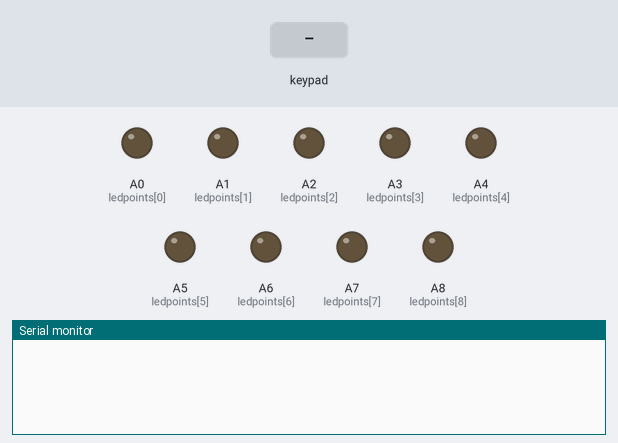
A sketch run on a simulated Arduino Mega 2560, built with avr-gcc and run on an emulated ATmega2560. On the bench: output pins drawn as LEDs (lit = HIGH), the last lines printed to the serial monitor. Inputs (shaded band) come from the test bench.

Above: at 1.2 s.
1.3 s: key '7' pressed
At 1.8 s:
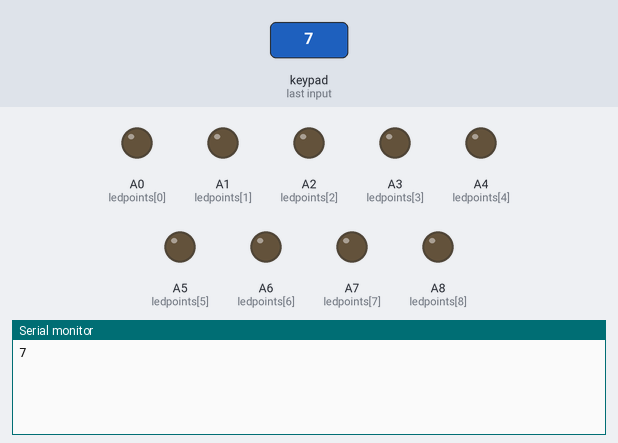
2.8 s: keypad keys 1 2 * pressed 0.4 s apart
At 5.0 s:
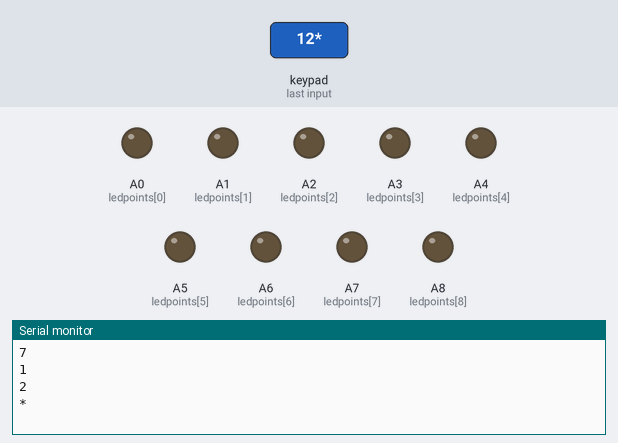
5.5 s: key '/' pressed
At 6.4 s:
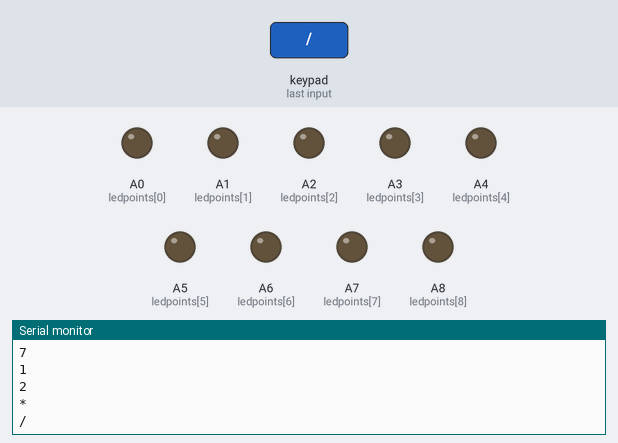
7.0 s: keypad keys 1 2 = pressed 0.4 s apart
At 9.3 s:
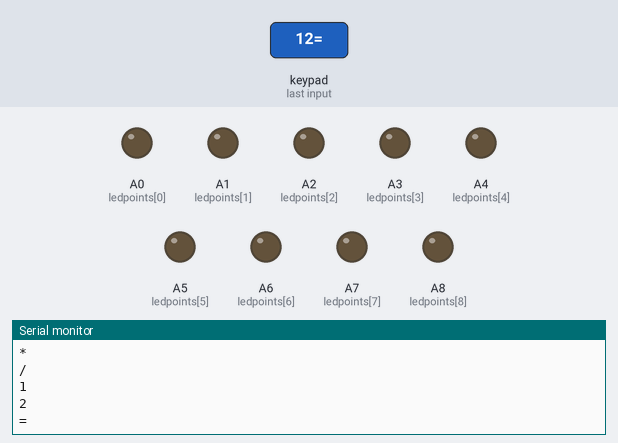
9.7 s: key 'o' pressed
At 10.6 s:
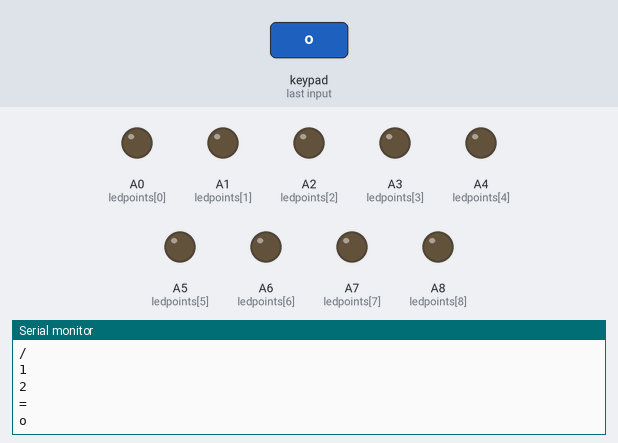
Timing chart, 0 to 12.2 s (numbered marks = the images above; inputs shaded):
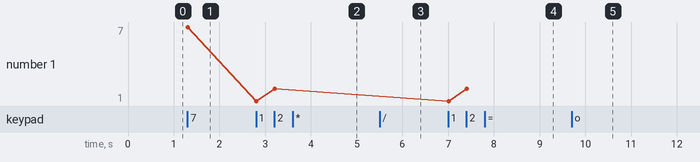

Measured:
- after the input at 1.3 s, the serial monitor: prints a new line at once (image 1)
- after the input at 2.8 s, the serial monitor: prints a new line at once (image 2)
- after the input at 5.5 s, the serial monitor: prints a new line at once (image 3)
- after the input at 7.0 s, the serial monitor: prints a new line at once (image 4)
- after the input at 9.7 s, the serial monitor: prints a new line at once (image 5)
- plotted number 1: 7 → 2 after the input at 2.8 s

The sketch:

2.ino
```cpp
#include <Keypad.h>

const byte ledpoints[9] = {A0, A1, A2, A3, A4, A5, A6, A7, A8};
const byte rowsnum = 4;
const byte colsnum = 4;
byte rowpoints[rowsnum] = {22, 23, 24, 25};
byte colpoints[colsnum] = {26, 27, 28, 29};
char keys[rowsnum][colsnum] = {
  {'7', '8', '9', '/'},
  {'4', '5', '6', '*'},
  {'1', '2', '3', '-'},
  {'o', '0', '=', '+'}
};


Keypad keypad = Keypad( makeKeymap(keys), rowpoints, colpoints, rowsnum, colsnum );

void setup() {
  Serial.begin(9600);
  for (byte i = 0; i < 9; i++)
    pinMode(ledpoints[i], OUTPUT);
}

void loop() {
  char key = keypad.getKey();
  if (key) {
    Serial.println(key);
  }
};
```
